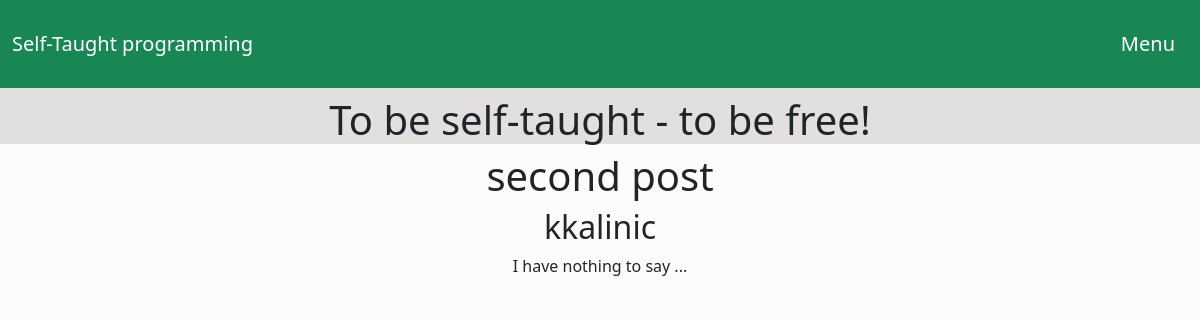
The app's page /article/2 with its own data.
### mainpage/models.py (models this page shows, shortened)
class Post(models.Model):
    title = models.CharField(max_length=255)
    author = models.ForeignKey(User, on_delete=models.CASCADE)
    body = models.TextField()

### mainpage/views.py (the view)
# urls.py: path('article/<int:pk>', DetailPost.as_view(), name='detail')
class DetailPost(DetailView):
    template_name = "detail.html"
    model = Post

### mainpage/templates/detail.html
{% extends 'base.html' %}
{% block content %}
<center>
    <h1>{{ post.title }}</h1>
    <h2>{{ post.author }}</h2>
    <p>{{ post.body }}</p>
</center>
{% endblock  %}

### mainpage/static/style.css (style rules this page uses)
body { background-color: rgb(253, 251, 251); }

### records on screen
Post: title "second post", author "kkalinic", body "I have nothing to say ..."
